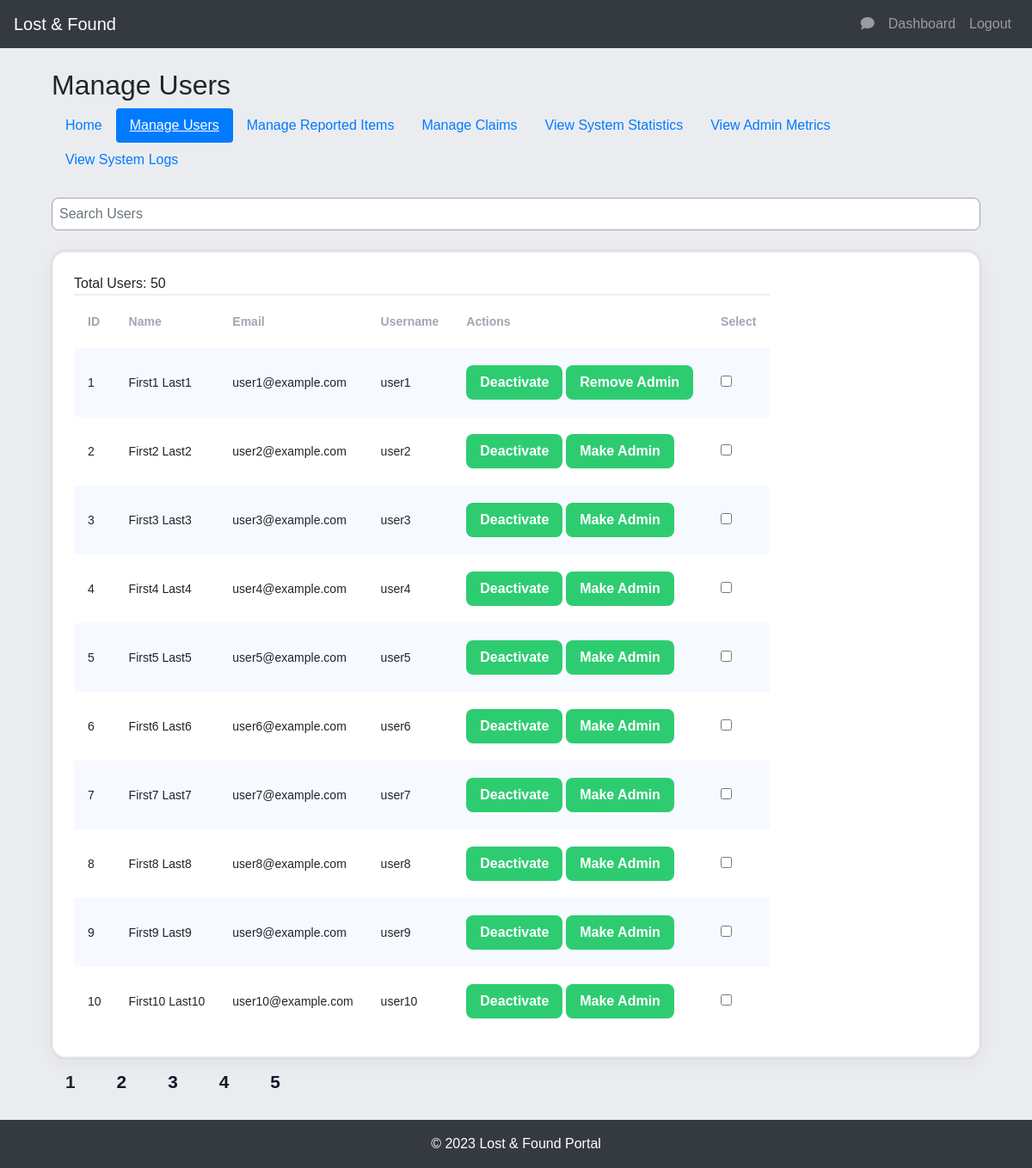
Screenshot of /admin/manage_users (signed in) with the database file from the repository.
### models.py (models this page shows, shortened)
class User(UserMixin, db.Model):
    id = db.Column(db.Integer, primary_key=True)
    first_name = db.Column(db.String(80), unique=False, nullable=False)
    last_name = db.Column(db.String(80), unique=False, nullable=False)
    username = db.Column(db.String(80), unique=True, nullable=False)
    created_at = db.Column(db.DateTime, default=datetime.utcnow)
    email = db.Column(db.String(120), unique=True, nullable=False, index=True, info={'unique_constraint': 'uq_email'})
    phone = db.Column(db.String(20), unique=True, nullable=False)
    password = db.Column(db.String(128), nullable=False)
    is_admin = db.Column(db.Boolean, default=False)
    last_login = db.Column(db.DateTime, nullable=True)
    is_active = db.Column(db.Boolean, default=True)
    email_verified = db.Column(db.Boolean, nullable=False, default=False)
    items = db.relationship('Item', backref='reporter', lazy=True)
    profile_visibility = db.Column(db.String(50), default='public', nullable=False)
    sent_messages = db.relationship('Message', foreign_keys='Message.sender_id', backref='sender', lazy='dynamic')
    received_messages = db.relationship('Message', foreign_keys='Message.receiver_id', backref='receiver',
                                        lazy='dynamic')
    claims = db.relationship('Claim', back_populates='user')
    PROFILE_VISIBILITY_CHOICES = ['public', 'private']

### app.py (the view, shortened to what this page needs)
@app.route('/admin/manage_users', methods=['GET', 'POST'])
@login_required
@admin_required
def manage_users():
    page = request.args.get('page', 1, type=int)
    search_term = request.args.get('search', '', type=str)
    if search_term:
        users = User.query.filter(
            or_(
                User.first_name.ilike(f"%{search_term}%"),
                User.last_name.ilike(f"%{search_term}%"),
                User.email.ilike(f"%{search_term}%"),
                User.username.ilike(f"%{search_term}%")
            )
        ).paginate(page=page, per_page=ITEMS_PER_PAGE, error_out=False)
    else:
        users = User.query.paginate(page=page, per_page=ITEMS_PER_PAGE, error_out=False)
    return render_template('admin_manage_users.html', users=users, active_page='manage_users', search_term=search_term)

### app.py (called while the page is built)
@app.before_request
def before_request():
    flask.g.start_time = time.time()

@app.after_request
def increment_request_count(response):
    http_requests_total.labels(method=request.method, endpoint=request.endpoint).inc()
    request_duration_seconds.observe(time.time() - flask.g.start_time)
    return response

@app.before_request
def make_session_permanent():
    session.permanent = True
    app.permanent_session_lifetime = timedelta(minutes=15)
    session.modified = True

@login_manager.user_loader
def load_user(user_id):
    return User.query.get(int(user_id))

@app.before_request
def before_request():
    if current_user.is_authenticated:
        g.unread_messages_count = Message.query.filter_by(receiver_id=current_user.id, is_read=False).count()
    else:
        g.unread_messages_count = 0

@app.context_processor
def inject_unread_messages_count():
    if current_user.is_authenticated:
        unread_messages_count = Message.query.filter_by(receiver_id=current_user.id, is_read=False).count()
    else:
        unread_messages_count = 0
    return dict(unread_messages_count=unread_messages_count)

def admin_required(f):
    @wraps(f)
    def decorated_function(*args, **kwargs):
        if not current_user.is_admin:
            abort(403)  # Forbidden access
        return f(*args, **kwargs)
    return decorated_function

### templates/admin_manage_users.html (shortened to what this page needs)
{% extends "base.html" %}
{% block content %}
<div class="container">
    <h2>Manage Users</h2>
    {% include 'admin_navbar.html' %}
    <div class="mb-4">
        <form method="get" action="{{ url_for('manage_users') }}">
            <input type="text" class="form-control" placeholder="Search Users" id="userSearch" name="search"
                   value="{{ search_term }}">
        </form>
    </div>
    <form method="post">
        <div class="table-widget">
            <caption>
                Total Users:
                <span class="table-row-count">{{ users.total }}</span>
            </caption>
            <table>
                <thead>
                <tr>
                    <th>ID</th>
                    <th>Name</th>
                    <th>Email</th>
                    <th>Username</th>
                    <th>Actions</th>
                    <th>Select</th>
                </tr>
                </thead>
                <tbody id="user-rows">
                {% for user in users.items %}
                <tr>
                    <td>{{ user.id }}</td>
                    <td>{{ user.first_name }} {{ user.last_name }}</td>
                    <td>{{ user.email }}</td>
                    <td>{{ user.username }}</td>
                    <td>
                        {% if user.is_active %}
                        <button type="submit" name="action" value="deactivate" class="btn btn-primary">Deactivate
                        </button>
                        {% else %}
                        <button type="submit" name="action" value="activate" class="btn btn-primary">Activate</button>
                        {% endif %}
                        {% if not user.is_admin %}
                        <button type="submit" name="action" value="make_admin" class="btn btn-primary">Make Admin
                        </button>
                        {% else %}
                        <button type="submit" name="action" value="remove_admin" class="btn btn-primary">Remove Admin
                        </button>
                        {% endif %}
                    </td>
                    <td><input type="checkbox" name="selected_users" value="{{ user.id }}"></td>
                </tr>
                {% endfor %}
                </tbody>
            </table>
        </div>
        <ul class="pagination">
            {% for page_num in users.iter_pages() %}
            {% if page_num %}
            {% if page_num != users.page %}
            <li><a href="{{ url_for('manage_users', page=page_num, search=search_term) }}">{{ page_num }}</a></li>
            {% else %}
            <li class="active"><a>{{ page_num }}</a></li>
            {% endif %}
            {% else %}
            <li class="disabled"><span>...</span></li>
            {% endif %}
            {% endfor %}
        </ul>
    </form>
</div>
{% endblock %}

### templates/admin_manage_users.html (style rules this page uses)
:root { --background: #EBECF0; --table-background: #FFFFFF; --primary: #101824; --gray: #A0A7B1; --odd-row: #f6f9ff; --gray-background: #EDEEF1; --gray-mid: #F1F2F6; }
body { font-family: sans-serif; background-color: var(--background); }
.table-widget { border-radius: 16px; background-color: var(--table-background); padding: 24px; border: 2px solid var(--gray-background); box-shadow: rgba(0, 0, 0, 0.05) 0px 6px 24px 0px, rgba(0, 0, 0, 0.08) 0px 0px 0px 1px; text-align: left; overflow-x: auto; }
.table-widget table { max-width: fit-content; border-collapse: collapse; width: 100%; }
.table-widget th, .table-widget td { padding: 20px 16px; font-size: 0.875rem; }
.table-widget th { color: var(--gray); }
.table-widget thead, .table-widget tfoot { border-top: 2px solid var(--gray-background); }
.table-widget tbody tr { cursor: pointer; }
.table-widget tbody tr:nth-child(odd) { background-color: var(--odd-row); }
.pagination { list-style-type: none; display: flex; gap: 16px; padding: 0px; }
.pagination a { display: block; color: var(--primary); font-size: 1.3rem; text-decoration: none; font-weight: 700; padding: 12px 16px; border-radius: 8px; }
.form-control { padding: 8px; border-radius: 8px; border: 1px solid var(--gray); }
.btn { padding: 8px 16px; border: none; cursor: pointer; font-weight: 700; border-radius: 8px; }
.btn-primary { background-color: #2ECC71; color: white; }

### rows the page displays
User: id "1", first_name "First1", last_name "Last1", email "user1@example.com", username "user1", is_active "Deactivate", is_admin "Remove Admin"
User: id "2", first_name "First2", last_name "Last2", email "user2@example.com", username "user2", is_active "Deactivate", is_admin "Make Admin"
User: id "3", first_name "First3", last_name "Last3", email "user3@example.com", username "user3", is_active "Deactivate", is_admin "Make Admin"
User: id "4", first_name "First4", last_name "Last4", email "user4@example.com", username "user4", is_active "Deactivate", is_admin "Make Admin"
User: id "5", first_name "First5", last_name "Last5", email "user5@example.com", username "user5", is_active "Deactivate", is_admin "Make Admin"
User: id "6", first_name "First6", last_name "Last6", email "user6@example.com", username "user6", is_active "Deactivate", is_admin "Make Admin"
User: id "7", first_name "First7", last_name "Last7", email "user7@example.com", username "user7", is_active "Deactivate", is_admin "Make Admin"
User: id "8", first_name "First8", last_name "Last8", email "user8@example.com", username "user8", is_active "Deactivate", is_admin "Make Admin"
User: id "9", first_name "First9", last_name "Last9", email "user9@example.com", username "user9", is_active "Deactivate", is_admin "Make Admin"
User: id "10", first_name "First10", last_name "Last10", email "user10@example.com", username "user10", is_active "Deactivate", is_admin "Make Admin"

### other values shown
{{ users.total }} "50"
{{ page_num }} "1"
{{ page_num }} "2" "3" "4" "5"
